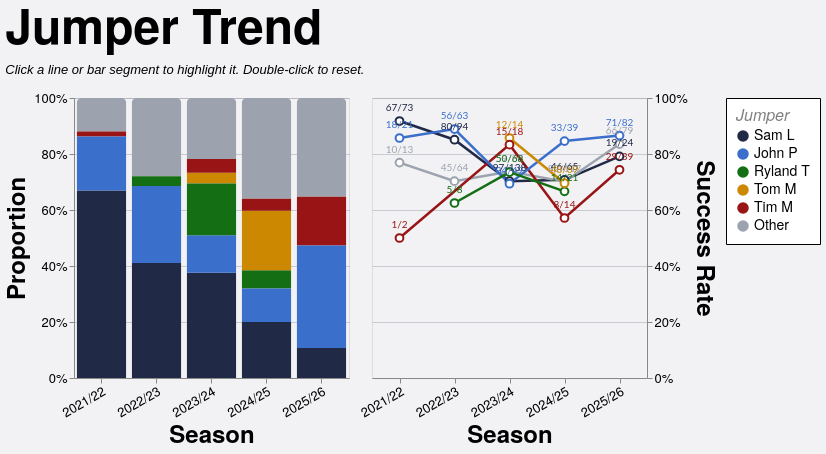

Describe this chart as a Vega-Lite specification.
### Vega-Lite specification from a JSON file in a GitHub repository (floating-point values rounded to 4 significant figures; data arrays with more than 128 entries replaced by an {"elided": "..."} marker saying what was removed)
{"config": {"axis": {"labelFont": "PT Sans Narrow, Helvetica Neue, Helvetica, Arial, sans-serif", "titleFont": "PT Sans Narrow, Helvetica Neue, Helvetica, Arial, sans-serif", "labelFontSize": 13, "titleFontSize": 24, "gridColor": "#202947", "gridOpacity": 0.2}, "text": {"font": "Lato, sans-serif"}, "bar": {"cornerRadiusEnd": 5}, "header": {"labelFont": "PT Sans Narrow, Helvetica Neue, Helvetica, Arial, sans-serif", "titleFont": "PT Sans Narrow, Helvetica Neue, Helvetica, Arial, sans-serif", "labelFontSize": 24, "titleFontSize": 28, "labelFontWeight": "bold", "orient": "left"}, "legend": {"labelFont": "PT Sans Narrow, Helvetica Neue, Helvetica, Arial, sans-serif", "titleFont": "PT Sans Narrow, Helvetica Neue, Helvetica, Arial, sans-serif", "labelFontSize": 14, "titleFontSize": 16, "titlePadding": 5, "fillColor": "white", "strokeColor": "black", "padding": 10, "titleFontWeight": "lighter", "titleFontStyle": "italic", "titleColor": "gray", "offset": 10}, "title": {"font": "PT Sans Narrow, Helvetica Neue, Helvetica, Arial, sans-serif", "fontSize": 48, "fontWeight": "bold", "anchor": "start", "align": "center", "titlePadding": 20, "subtitlePadding": 10, "subtitleFontSize": 13, "subtitleColor": "", "subtitleFontStyle": "italic", "offset": 15, "color": "black"}, "axisX": {"labelAngle": 0}, "facet": {"title": null, "header": null, "align": {"row": "each", "column": "each"}}, "resolve": {"scale": {"y": "independent", "facet": "independent"}}, "background": "#f2f1f4", "scale": {"offsetBandPaddingOuter": 0.2, "offsetBandPaddingInner": 0.1}}, "hconcat": [{"mark": {"type": "bar", "opacity": 0.85}, "encoding": {"color": {"field": "jumper_tier", "scale": {"domain": ["Sam L", "John P", "Ryland T", "Tom M", "Tim M", "Other"], "range": ["#202946", "#3a6fcc", "#146f14", "#cc8800", "#991515", "#9ca3af"]}, "title": "Jumper", "type": "nominal"}, "opacity": {"condition": {"param": "param_12", "value": 1.0, "empty": true}, "value": 0.2}, "order": {"field": "tier_sort_order", "sort": "ascending", "type": "quantitative"}, "tooltip": [{"field": "season", "title": "Season", "type": "nominal"}, {"field": "jumper_tier_name", "title": "Jumper", "type": "nominal"}, {"field": "attempts", "format": ",.0f", "title": "Attempts", "type": "quantitative"}, {"field": "won", "format": ",.0f", "title": "Won", "type": "quantitative"}, {"field": "success_rate", "format": ".1%", "title": "Success Rate", "type": "quantitative"}], "x": {"axis": {"labelAngle": -30}, "field": "season", "sort": ["2021/22", "2022/23", "2023/24", "2024/25", "2025/26"], "title": "Season", "type": "nominal"}, "y": {"axis": {"format": "%", "orient": "left"}, "field": "attempts", "stack": "normalize", "title": "Proportion", "type": "quantitative"}}, "height": 280, "name": "view_10", "transform": [{"filter": "(loSquad == 'All' || datum.squad == loSquad) && (loGameType == 'All' || (loGameType == 'League + Cup' && (datum.game_type == 'League' || datum.game_type == 'Cup')) || (loGameType == 'League only' && datum.game_type == 'League') || datum.game_type == loGameType) && (loThrower == 'All' || datum.thrower == loThrower) && (loArea == 'All' || datum.area == loArea) && (loNumbers == 'All' || datum.numbers == loNumbers)"}, {"aggregate": [{"op": "count", "as": "attempts"}, {"op": "sum", "field": "won", "as": "won"}], "groupby": ["season", "jumper_tier", "jumper_tier_name"]}, {"joinaggregate": [{"op": "sum", "field": "attempts", "as": "season_attempts"}], "groupby": ["season"]}, {"calculate": "datum.attempts / datum.season_attempts", "as": "norm_count"}, {"calculate": "datum.won / datum.attempts", "as": "success_rate"}, {"calculate": "datum.won + '/' + datum.attempts", "as": "won_attempts_label"}, {"calculate": "datum.jumper_tier == 'Sam L' ? 0 : datum.jumper_tier == 'John P' ? 1 : datum.jumper_tier == 'Ryland T' ? 2 : datum.jumper_tier == 'Tom M' ? 3 : datum.jumper_tier == 'Tim M' ? 4 : 999", "as": "tier_sort_order"}], "width": {"step": 55}}, {"layer": [{"mark": {"type": "line", "point": {"fill": "white", "filled": false, "size": 60}, "strokeWidth": 2.5}, "encoding": {"color": {"field": "jumper_tier", "scale": {"domain": ["Sam L", "John P", "Ryland T", "Tom M", "Tim M", "Other"], "range": ["#202946", "#3a6fcc", "#146f14", "#cc8800", "#991515", "#9ca3af"]}, "title": "Jumper", "type": "nominal"}, "detail": {"field": "jumper_tier", "type": "nominal"}, "opacity": {"condition": {"param": "param_12", "value": 1.0, "empty": true}, "value": 0.2}, "tooltip": [{"field": "season", "title": "Season", "type": "nominal"}, {"field": "jumper_tier_name", "title": "Jumper", "type": "nominal"}, {"field": "attempts", "format": ",.0f", "title": "Attempts", "type": "quantitative"}, {"field": "won", "format": ",.0f", "title": "Won", "type": "quantitative"}, {"field": "success_rate", "format": ".1%", "title": "Success Rate", "type": "quantitative"}], "x": {"axis": {"labelAngle": -30}, "field": "season", "sort": ["2021/22", "2022/23", "2023/24", "2024/25", "2025/26"], "title": "Season", "type": "nominal"}, "y": {"axis": {"format": "%", "orient": "right"}, "field": "success_rate", "scale": {"domainMax": 1, "nice": true}, "title": "Success Rate", "type": "quantitative"}}, "name": "view_9", "transform": [{"filter": "(loSquad == 'All' || datum.squad == loSquad) && (loGameType == 'All' || (loGameType == 'League + Cup' && (datum.game_type == 'League' || datum.game_type == 'Cup')) || (loGameType == 'League only' && datum.game_type == 'League') || datum.game_type == loGameType) && (loThrower == 'All' || datum.thrower == loThrower) && (loArea == 'All' || datum.area == loArea) && (loNumbers == 'All' || datum.numbers == loNumbers)"}, {"aggregate": [{"op": "count", "as": "attempts"}, {"op": "sum", "field": "won", "as": "won"}], "groupby": ["season", "jumper_tier", "jumper_tier_name"]}, {"joinaggregate": [{"op": "sum", "field": "attempts", "as": "season_attempts"}], "groupby": ["season"]}, {"calculate": "datum.attempts / datum.season_attempts", "as": "norm_count"}, {"calculate": "datum.won / datum.attempts", "as": "success_rate"}, {"calculate": "datum.won + '/' + datum.attempts", "as": "won_attempts_label"}, {"calculate": "datum.jumper_tier == 'Sam L' ? 0 : datum.jumper_tier == 'John P' ? 1 : datum.jumper_tier == 'Ryland T' ? 2 : datum.jumper_tier == 'Tom M' ? 3 : datum.jumper_tier == 'Tim M' ? 4 : 999", "as": "tier_sort_order"}]}, {"mark": {"type": "text", "align": "center", "baseline": "bottom", "dy": -8, "fontSize": 10}, "encoding": {"color": {"field": "jumper_tier", "scale": {"domain": ["Sam L", "John P", "Ryland T", "Tom M", "Tim M", "Other"], "range": ["#202946", "#3a6fcc", "#146f14", "#cc8800", "#991515", "#9ca3af"]}, "title": "Jumper", "type": "nominal"}, "detail": {"field": "jumper_tier", "type": "nominal"}, "opacity": {"condition": {"param": "param_12", "value": 1.0, "empty": true}, "value": 0.2}, "text": {"field": "won_attempts_label", "type": "nominal"}, "x": {"axis": {"labelAngle": -30}, "field": "season", "sort": ["2021/22", "2022/23", "2023/24", "2024/25", "2025/26"], "title": "Season", "type": "nominal"}, "y": {"axis": {"format": "%", "orient": "right"}, "field": "success_rate", "scale": {"domainMax": 1, "nice": true}, "title": "Success Rate", "type": "quantitative"}}, "transform": [{"filter": "(loSquad == 'All' || datum.squad == loSquad) && (loGameType == 'All' || (loGameType == 'League + Cup' && (datum.game_type == 'League' || datum.game_type == 'Cup')) || (loGameType == 'League only' && datum.game_type == 'League') || datum.game_type == loGameType) && (loThrower == 'All' || datum.thrower == loThrower) && (loArea == 'All' || datum.area == loArea) && (loNumbers == 'All' || datum.numbers == loNumbers)"}, {"aggregate": [{"op": "count", "as": "attempts"}, {"op": "sum", "field": "won", "as": "won"}], "groupby": ["season", "jumper_tier", "jumper_tier_name"]}, {"joinaggregate": [{"op": "sum", "field": "attempts", "as": "season_attempts"}], "groupby": ["season"]}, {"calculate": "datum.attempts / datum.season_attempts", "as": "norm_count"}, {"calculate": "datum.won / datum.attempts", "as": "success_rate"}, {"calculate": "datum.won + '/' + datum.attempts", "as": "won_attempts_label"}, {"calculate": "datum.jumper_tier == 'Sam L' ? 0 : datum.jumper_tier == 'John P' ? 1 : datum.jumper_tier == 'Ryland T' ? 2 : datum.jumper_tier == 'Tom M' ? 3 : datum.jumper_tier == 'Tim M' ? 4 : 999", "as": "tier_sort_order"}]}], "height": 280, "width": {"step": 55}}], "data": {"name": "data-a11e940251164fbdbb822c142b33ea46"}, "params": [{"name": "loSquad", "value": "All"}, {"name": "loSeason", "value": "All"}, {"name": "loGameType", "value": "All"}, {"name": "loThrower", "value": "All"}, {"name": "loJumper", "value": "All"}, {"name": "loArea", "value": "All"}, {"name": "loNumbers", "value": "All"}, {"name": "param_12", "select": {"type": "point", "clear": "dblclick", "fields": ["jumper_tier"], "on": "click"}, "views": ["view_10", "view_9"]}], "resolve": {"scale": {"color": "shared"}}, "spacing": 8, "title": {"text": "Jumper Trend", "subtitle": "Click a line or bar segment to highlight it. Double-click to reset."}, "$schema": "https://vega.github.io/schema/vega-lite/v5.20.1.json", "datasets": {"data-a11e940251164fbdbb822c142b33ea46": {"elided": "1254 records"}}}
